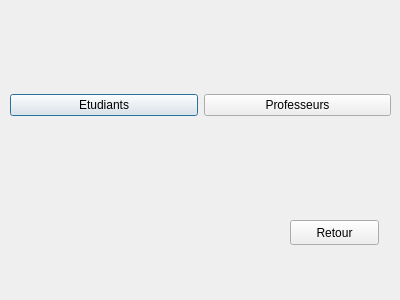
<?xml version="1.0" encoding="UTF-8"?>
<ui version="4.0">
 <class>MenuGestion</class>
 <widget class="QDialog" name="MenuGestion">
  <property name="geometry">
   <rect>
    <x>0</x>
    <y>0</y>
    <width>400</width>
    <height>300</height>
   </rect>
  </property>
  <property name="windowTitle">
   <string>Menu de gestion</string>
  </property>
  <widget class="QWidget" name="horizontalLayoutWidget">
   <property name="geometry">
    <rect>
     <x>10</x>
     <y>90</y>
     <width>381</width>
     <height>31</height>
    </rect>
   </property>
   <layout class="QHBoxLayout" name="horizontalLayout">
    <item>
     <widget class="QPushButton" name="gestioEtudiantsn">
      <property name="text">
       <string>Etudiants</string>
      </property>
     </widget>
    </item>
    <item>
     <widget class="QPushButton" name="gestionProfesseurs">
      <property name="text">
       <string>Professeurs</string>
      </property>
     </widget>
    </item>
   </layout>
  </widget>
  <widget class="QPushButton" name="retour">
   <property name="geometry">
    <rect>
     <x>290</x>
     <y>220</y>
     <width>89</width>
     <height>25</height>
    </rect>
   </property>
   <property name="text">
    <string>Retour</string>
   </property>
  </widget>
 </widget>
 <resources/>
 <connections/>
</ui>
